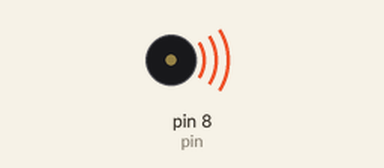
Recording of a sketch running on a simulated Arduino Uno, built with avr-gcc and run on an emulated ATmega328P. Shown: buzzer (waves = sounding).

Above: at 0.15 s.
At 6.2 s:
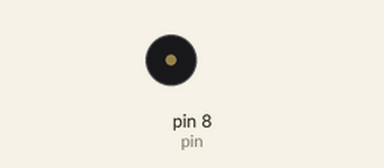
Timing chart, 0 to 7.6 s (numbered marks = the images above):
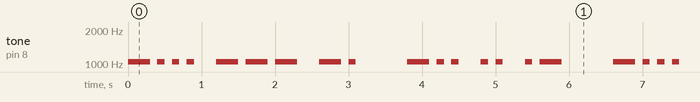

The sketch:

Morse_BON_DIA.ino
```cpp
/**********************************************************************************
**                                                                               **
**                                  Morse                                        **
**                                                                               **
**                                Programa1                                      **
**                                                                               **
**********************************************************************************/

//********** Includes *************************************************************

//********** Variables ************************************************************
// pin for speaker
const int pin = 8;

int note = 1047;
int velocitat = 10;

//********** Setup ****************************************************************
void setup()
{

}

//********** Loop *****************************************************************
void loop()
{

  ratlla();
  punt();
  punt();
  punt();

  espaiL();

  ratlla();
  ratlla();
  ratlla();

  espaiL();

  ratlla();
  punt();

  espaiP();

  ratlla();
  punt();
  punt();

  espaiL();

  punt();
  punt();

  espaiL();

  punt();
  ratlla();

  espaiP();
}

//********** Funcions *************************************************************
void punt()
{
  tone(pin, note, 1000/velocitat);
  delay(1000/velocitat);
  delay(1000/velocitat);
}

void ratlla()
{
  tone(pin, note, 3*(1000/velocitat));
  delay(3*(1000/velocitat));
  delay(1000/velocitat);
}

void espaiL()  //Espai entre lletres
{
  delay(2*(1000/velocitat));
}

void espaiP()  //Espai entre paraules
{
  delay(6*(1000/velocitat));
}
```

Measured:
- by itself, tone on pin 8 (pin): plays 1047 Hz for 0.30 s, 1047 Hz for 0.10 s, 1047 Hz for 0.10 s, 1047 Hz for 0.10 s, 1047 Hz for 0.30 s, 1047 Hz for 0.30 s … (316 notes in this stretch)
